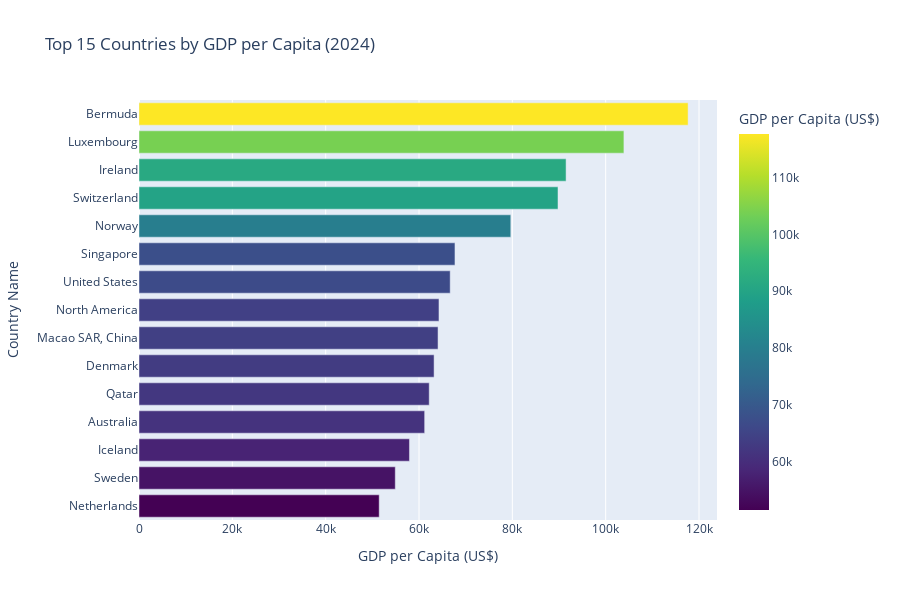

Notebook code cell kept with this figure:
### Markdown cell above
## 4. Comparative Analysis

### Code cell
# Top 15 Countries by GDP per Capita (Latest Year)
latest_year = gdp_pc['Year'].max()
latest_data = gdp_pc[gdp_pc['Year'] == latest_year]

top_15 = latest_data.nlargest(15, 'Value')

fig = px.bar(top_15, x='Value', y='Country Name', orientation='h',
             title=f'Top 15 Countries by GDP per Capita ({latest_year})',
             color='Value', color_continuous_scale='Viridis',
             labels={'Value': 'GDP per Capita (US$)'})
fig.update_layout(yaxis={'categoryorder':'total ascending'}, height=600)
fig.show()

### Figure 1 — Plotly figure (JSON) as saved in the notebook; plotly's stock layout.template omitted (floating-point values rounded to 4 significant figures)
{"data": [{"hovertemplate": "GDP per Capita (US$)=%{marker.color}<br>Country Name=%{y}<extra></extra>", "legendgroup": "", "marker": {"color": [117700.0, 103900.0, 91510.0, 89780.0, 79670.0, 67710.0, 66680.0, 64280.0, 64080.0, 63230.0, 62190.0, 61210.0, 57950.0, 54920.0, 51470.0], "coloraxis": "coloraxis", "pattern": {"shape": ""}}, "name": "", "orientation": "h", "showlegend": false, "textposition": "auto", "type": "bar", "x": [117700.0, 103900.0, 91510.0, 89780.0, 79670.0, 67710.0, 66680.0, 64280.0, 64080.0, 63230.0, 62190.0, 61210.0, 57950.0, 54920.0, 51470.0], "xaxis": "x", "y": ["Bermuda", "Luxembourg", "Ireland", "Switzerland", "Norway", "Singapore", "United States", "North America", "Macao SAR, China", "Denmark", "Qatar", "Australia", "Iceland", "Sweden", "Netherlands"], "yaxis": "y"}], "layout": {"barmode": "relative", "coloraxis": {"colorbar": {"title": {"text": "GDP per Capita (US$)"}}, "colorscale": [[0, "#440154"], [0.1111, "#482878"], [0.2222, "#3e4989"], [0.3333, "#31688e"], [0.4444, "#26828e"], [0.5556, "#1f9e89"], [0.6667, "#35b779"], [0.7778, "#6ece58"], [0.8889, "#b5de2b"], [1, "#fde725"]]}, "height": 600, "legend": {"tracegroupgap": 0}, "title": {"text": "Top 15 Countries by GDP per Capita (2024)"}, "xaxis": {"anchor": "y", "domain": [0, 1], "title": {"text": "GDP per Capita (US$)"}}, "yaxis": {"anchor": "x", "categoryorder": "total ascending", "domain": [0, 1], "title": {"text": "Country Name"}}}}
